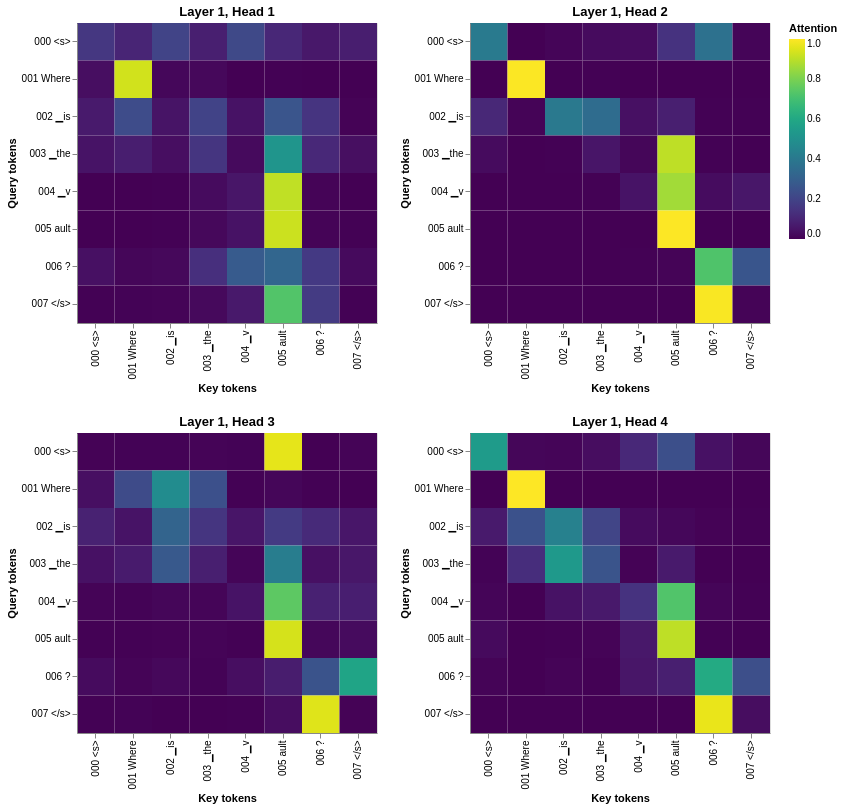

The cell this chart's notebook holds for it:
### Code cell
display(visualize_layer(
    model,
    layer=0,
    getter_fn=get_encoder,
    row_tokens=source_labels,
    col_tokens=source_labels,
))

### Figure 1 — Vega-Lite specification as saved in the notebook (floating-point values rounded to 4 significant figures)
{"config": {"view": {"continuousWidth": 300, "continuousHeight": 300}}, "vconcat": [{"hconcat": [{"data": {"name": "data-bb0cbae794baebe8d743586fc0fc826c"}, "mark": {"type": "rect"}, "encoding": {"color": {"field": "value", "scale": {"domain": [0, 1], "scheme": "viridis"}, "title": "Attention", "type": "quantitative"}, "tooltip": [{"field": "row_token", "type": "nominal"}, {"field": "col_token", "type": "nominal"}, {"field": "value", "format": ".4f", "type": "quantitative"}], "x": {"axis": {"labelLimit": 150}, "field": "col_token", "sort": null, "title": "Key tokens", "type": "ordinal"}, "y": {"axis": {"labelLimit": 150}, "field": "row_token", "sort": null, "title": "Query tokens", "type": "ordinal"}}, "height": 300, "title": "Layer 1, Head 1", "width": 300}, {"data": {"name": "data-b106b55fa4134ea57307971f97563895"}, "mark": {"type": "rect"}, "encoding": {"color": {"field": "value", "scale": {"domain": [0, 1], "scheme": "viridis"}, "title": "Attention", "type": "quantitative"}, "tooltip": [{"field": "row_token", "type": "nominal"}, {"field": "col_token", "type": "nominal"}, {"field": "value", "format": ".4f", "type": "quantitative"}], "x": {"axis": {"labelLimit": 150}, "field": "col_token", "sort": null, "title": "Key tokens", "type": "ordinal"}, "y": {"axis": {"labelLimit": 150}, "field": "row_token", "sort": null, "title": "Query tokens", "type": "ordinal"}}, "height": 300, "title": "Layer 1, Head 2", "width": 300}]}, {"hconcat": [{"data": {"name": "data-c1fa7651e011d189531cafa4596c104b"}, "mark": {"type": "rect"}, "encoding": {"color": {"field": "value", "scale": {"domain": [0, 1], "scheme": "viridis"}, "title": "Attention", "type": "quantitative"}, "tooltip": [{"field": "row_token", "type": "nominal"}, {"field": "col_token", "type": "nominal"}, {"field": "value", "format": ".4f", "type": "quantitative"}], "x": {"axis": {"labelLimit": 150}, "field": "col_token", "sort": null, "title": "Key tokens", "type": "ordinal"}, "y": {"axis": {"labelLimit": 150}, "field": "row_token", "sort": null, "title": "Query tokens", "type": "ordinal"}}, "height": 300, "title": "Layer 1, Head 3", "width": 300}, {"data": {"name": "data-062d0fa82f065eacf624e4eb64cdfdd9"}, "mark": {"type": "rect"}, "encoding": {"color": {"field": "value", "scale": {"domain": [0, 1], "scheme": "viridis"}, "title": "Attention", "type": "quantitative"}, "tooltip": [{"field": "row_token", "type": "nominal"}, {"field": "col_token", "type": "nominal"}, {"field": "value", "format": ".4f", "type": "quantitative"}], "x": {"axis": {"labelLimit": 150}, "field": "col_token", "sort": null, "title": "Key tokens", "type": "ordinal"}, "y": {"axis": {"labelLimit": 150}, "field": "row_token", "sort": null, "title": "Query tokens", "type": "ordinal"}}, "height": 300, "title": "Layer 1, Head 4", "width": 300}]}], "$schema": "https://vega.github.io/schema/vega-lite/v5.20.1.json", "datasets": {"data-bb0cbae794baebe8d743586fc0fc826c": [{"row": 0, "column": 0, "value": 0.158, "row_token": "000 <s>", "col_token": "000 <s>"}, {"row": 0, "column": 1, "value": 0.09911, "row_token": "000 <s>", "col_token": "001 Where"}, {"row": 0, "column": 2, "value": 0.1984, "row_token": "000 <s>", "col_token": "002 ▁is"}, {"row": 0, "column": 3, "value": 0.08207, "row_token": "000 <s>", "col_token": "003 ▁the"}, {"row": 0, "column": 4, "value": 0.2156, "row_token": "000 <s>", "col_token": "004 ▁v"}, {"row": 0, "column": 5, "value": 0.1076, "row_token": "000 <s>", "col_token": "005 ault"}, {"row": 0, "column": 6, "value": 0.06032, "row_token": "000 <s>", "col_token": "006 ?"}, {"row": 0, "column": 7, "value": 0.07886, "row_token": "000 <s>", "col_token": "007 </s>"}, {"row": 1, "column": 0, "value": 0.03282, "row_token": "001 Where", "col_token": "000 <s>"}, {"row": 1, "column": 1, "value": 0.9316, "row_token": "001 Where", "col_token": "001 Where"}, {"row": 1, "column": 2, "value": 0.01421, "row_token": "001 Where", "col_token": "002 ▁is"}, {"row": 1, "column": 3, "value": 0.01827, "row_token": "001 Where", "col_token": "003 ▁the"}, {"row": 1, "column": 4, "value": 0.0003567, "row_token": "001 Where", "col_token": "004 ▁v"}, {"row": 1, "column": 5, "value": 0.001804, "row_token": "001 Where", "col_token": "005 ault"}, {"row": 1, "column": 6, "value": 0.0003287, "row_token": "001 Where", "col_token": "006 ?"}, {"row": 1, "column": 7, "value": 0.0006518, "row_token": "001 Where", "col_token": "007 </s>"}, {"row": 2, "column": 0, "value": 0.06613, "row_token": "002 ▁is", "col_token": "000 <s>"}, {"row": 2, "column": 1, "value": 0.228, "row_token": "002 ▁is", "col_token": "001 Where"}, {"row": 2, "column": 2, "value": 0.04971, "row_token": "002 ▁is", "col_token": "002 ▁is"}, {"row": 2, "column": 3, "value": 0.196, "row_token": "002 ▁is", "col_token": "003 ▁the"}, {"row": 2, "column": 4, "value": 0.04466, "row_token": "002 ▁is", "col_token": "004 ▁v"}, {"row": 2, "column": 5, "value": 0.2621, "row_token": "002 ▁is", "col_token": "005 ault"}, {"row": 2, "column": 6, "value": 0.1475, "row_token": "002 ▁is", "col_token": "006 ?"}, {"row": 2, "column": 7, "value": 0.005864, "row_token": "002 ▁is", "col_token": "007 </s>"}, {"row": 3, "column": 0, "value": 0.04752, "row_token": "003 ▁the", "col_token": "000 <s>"}, {"row": 3, "column": 1, "value": 0.07765, "row_token": "003 ▁the", "col_token": "001 Where"}, {"row": 3, "column": 2, "value": 0.03227, "row_token": "003 ▁the", "col_token": "002 ▁is"}, {"row": 3, "column": 3, "value": 0.1525, "row_token": "003 ▁the", "col_token": "003 ▁the"}, {"row": 3, "column": 4, "value": 0.02253, "row_token": "003 ▁the", "col_token": "004 ▁v"}, {"row": 3, "column": 5, "value": 0.5211, "row_token": "003 ▁the", "col_token": "005 ault"}, {"row": 3, "column": 6, "value": 0.1117, "row_token": "003 ▁the", "col_token": "006 ?"}, {"row": 3, "column": 7, "value": 0.03484, "row_token": "003 ▁the", "col_token": "007 </s>"}, {"row": 4, "column": 0, "value": 0.0007864, "row_token": "004 ▁v", "col_token": "000 <s>"}, {"row": 4, "column": 1, "value": 0.00076, "row_token": "004 ▁v", "col_token": "001 Where"}, {"row": 4, "column": 2, "value": 0.002325, "row_token": "004 ▁v", "col_token": "002 ▁is"}, {"row": 4, "column": 3, "value": 0.02672, "row_token": "004 ▁v", "col_token": "003 ▁the"}, {"row": 4, "column": 4, "value": 0.05518, "row_token": "004 ▁v", "col_token": "004 ▁v"}, {"row": 4, "column": 5, "value": 0.9063, "row_token": "004 ▁v", "col_token": "005 ault"}, {"row": 4, "column": 6, "value": 0.006771, "row_token": "004 ▁v", "col_token": "006 ?"}, {"row": 4, "column": 7, "value": 0.001108, "row_token": "004 ▁v", "col_token": "007 </s>"}, {"row": 5, "column": 0, "value": 0.001278, "row_token": "005 ault", "col_token": "000 <s>"}, {"row": 5, "column": 1, "value": 0.000178, "row_token": "005 ault", "col_token": "001 Where"}, {"row": 5, "column": 2, "value": 0.003304, "row_token": "005 ault", "col_token": "002 ▁is"}, {"row": 5, "column": 3, "value": 0.01736, "row_token": "005 ault", "col_token": "003 ▁the"}, {"row": 5, "column": 4, "value": 0.04482, "row_token": "005 ault", "col_token": "004 ▁v"}, {"row": 5, "column": 5, "value": 0.9226, "row_token": "005 ault", "col_token": "005 ault"}, {"row": 5, "column": 6, "value": 0.008921, "row_token": "005 ault", "col_token": "006 ?"}, {"row": 5, "column": 7, "value": 0.001559, "row_token": "005 ault", "col_token": "007 </s>"}, {"row": 6, "column": 0, "value": 0.03795, "row_token": "006 ?", "col_token": "000 <s>"}, {"row": 6, "column": 1, "value": 0.01306, "row_token": "006 ?", "col_token": "001 Where"}, {"row": 6, "column": 2, "value": 0.01896, "row_token": "006 ?", "col_token": "002 ▁is"}, {"row": 6, "column": 3, "value": 0.1339, "row_token": "006 ?", "col_token": "003 ▁the"}, {"row": 6, "column": 4, "value": 0.2838, "row_token": "006 ?", "col_token": "004 ▁v"}, {"row": 6, "column": 5, "value": 0.3246, "row_token": "006 ?", "col_token": "005 ault"}, {"row": 6, "column": 6, "value": 0.1647, "row_token": "006 ?", "col_token": "006 ?"}, {"row": 6, "column": 7, "value": 0.02307, "row_token": "006 ?", "col_token": "007 </s>"}, {"row": 7, "column": 0, "value": 0.002044, "row_token": "007 </s>", "col_token": "000 <s>"}, {"row": 7, "column": 1, "value": 0.00409, "row_token": "007 </s>", "col_token": "001 Where"}, {"row": 7, "column": 2, "value": 0.007748, "row_token": "007 </s>", "col_token": "002 ▁is"}, {"row": 7, "column": 3, "value": 0.02128, "row_token": "007 </s>", "col_token": "003 ▁the"}, {"row": 7, "column": 4, "value": 0.06374, "row_token": "007 </s>", "col_token": "004 ▁v"}, {"row": 7, "column": 5, "value": 0.7288, "row_token": "007 </s>", "col_token": "005 ault"}, {"row": 7, "column": 6, "value": 0.1701, "row_token": "007 </s>", "col_token": "006 ?"}, {"row": 7, "column": 7, "value": 0.002222, "row_token": "007 </s>", "col_token": "007 </s>"}], "data-b106b55fa4134ea57307971f97563895": [{"row": 0, "column": 0, "value": 0.4065, "row_token": "000 <s>", "col_token": "000 <s>"}, {"row": 0, "column": 1, "value": 0.00049, "row_token": "000 <s>", "col_token": "001 Where"}, {"row": 0, "column": 2, "value": 0.0106, "row_token": "000 <s>", "col_token": "002 ▁is"}, {"row": 0, "column": 3, "value": 0.02687, "row_token": "000 <s>", "col_token": "003 ▁the"}, {"row": 0, "column": 4, "value": 0.02946, "row_token": "000 <s>", "col_token": "004 ▁v"}, {"row": 0, "column": 5, "value": 0.1438, "row_token": "000 <s>", "col_token": "005 ault"}, {"row": 0, "column": 6, "value": 0.3719, "row_token": "000 <s>", "col_token": "006 ?"}, {"row": 0, "column": 7, "value": 0.01036, "row_token": "000 <s>", "col_token": "007 </s>"}, {"row": 1, "column": 0, "value": 0.001249, "row_token": "001 Where", "col_token": "000 <s>"}, {"row": 1, "column": 1, "value": 0.9963, "row_token": "001 Where", "col_token": "001 Where"}, {"row": 1, "column": 2, "value": 0.0007971, "row_token": "001 Where", "col_token": "002 ▁is"}, {"row": 1, "column": 3, "value": 0.001661, "row_token": "001 Where", "col_token": "003 ▁the"}, {"row": 1, "column": 4, "value": 8.112e-06, "row_token": "001 Where", "col_token": "004 ▁v"}, {"row": 1, "column": 5, "value": 2.491e-05, "row_token": "001 Where", "col_token": "005 ault"}, {"row": 1, "column": 6, "value": 1.836e-06, "row_token": "001 Where", "col_token": "006 ?"}, {"row": 1, "column": 7, "value": 2.097e-07, "row_token": "001 Where", "col_token": "007 </s>"}, {"row": 2, "column": 0, "value": 0.109, "row_token": "002 ▁is", "col_token": "000 <s>"}, {"row": 2, "column": 1, "value": 0.008787, "row_token": "002 ▁is", "col_token": "001 Where"}, {"row": 2, "column": 2, "value": 0.4052, "row_token": "002 ▁is", "col_token": "002 ▁is"}, {"row": 2, "column": 3, "value": 0.3515, "row_token": "002 ▁is", "col_token": "003 ▁the"}, {"row": 2, "column": 4, "value": 0.03933, "row_token": "002 ▁is", "col_token": "004 ▁v"}, {"row": 2, "column": 5, "value": 0.08046, "row_token": "002 ▁is", "col_token": "005 ault"}, {"row": 2, "column": 6, "value": 0.002647, "row_token": "002 ▁is", "col_token": "006 ?"}, {"row": 2, "column": 7, "value": 0.003188, "row_token": "002 ▁is", "col_token": "007 </s>"}, {"row": 3, "column": 0, "value": 0.0254, "row_token": "003 ▁the", "col_token": "000 <s>"}, {"row": 3, "column": 1, "value": 0.0004862, "row_token": "003 ▁the", "col_token": "001 Where"}, {"row": 3, "column": 2, "value": 0.001905, "row_token": "003 ▁the", "col_token": "002 ▁is"}, {"row": 3, "column": 3, "value": 0.05324, "row_token": "003 ▁the", "col_token": "003 ▁the"}, {"row": 3, "column": 4, "value": 0.01164, "row_token": "003 ▁the", "col_token": "004 ▁v"}, {"row": 3, "column": 5, "value": 0.9032, "row_token": "003 ▁the", "col_token": "005 ault"}, {"row": 3, "column": 6, "value": 0.003007, "row_token": "003 ▁the", "col_token": "006 ?"}, {"row": 3, "column": 7, "value": 0.00113, "row_token": "003 ▁the", "col_token": "007 </s>"}, {"row": 4, "column": 0, "value": 0.0007245, "row_token": "004 ▁v", "col_token": "000 <s>"}, {"row": 4, "column": 1, "value": 3.749e-06, "row_token": "004 ▁v", "col_token": "001 Where"}, {"row": 4, "column": 2, "value": 0.0004028, "row_token": "004 ▁v", "col_token": "002 ▁is"}, {"row": 4, "column": 3, "value": 0.003544, "row_token": "004 ▁v", "col_token": "003 ▁the"}, {"row": 4, "column": 4, "value": 0.04706, "row_token": "004 ▁v", "col_token": "004 ▁v"}, {"row": 4, "column": 5, "value": 0.8626, "row_token": "004 ▁v", "col_token": "005 ault"}, {"row": 4, "column": 6, "value": 0.02752, "row_token": "004 ▁v", "col_token": "006 ?"}, {"row": 4, "column": 7, "value": 0.05819, "row_token": "004 ▁v", "col_token": "007 </s>"}, {"row": 5, "column": 0, "value": 5.466e-05, "row_token": "005 ault", "col_token": "000 <s>"}, {"row": 5, "column": 1, "value": 1.286e-07, "row_token": "005 ault", "col_token": "001 Where"}, {"row": 5, "column": 2, "value": 1.617e-05, "row_token": "005 ault", "col_token": "002 ▁is"}, {"row": 5, "column": 3, "value": 0.0001824, "row_token": "005 ault", "col_token": "003 ▁the"}, {"row": 5, "column": 4, "value": 0.0004425, "row_token": "005 ault", "col_token": "004 ▁v"}, {"row": 5, "column": 5, "value": 0.9986, "row_token": "005 ault", "col_token": "005 ault"}, {"row": 5, "column": 6, "value": 0.0002039, "row_token": "005 ault", "col_token": "006 ?"}, {"row": 5, "column": 7, "value": 0.0005135, "row_token": "005 ault", "col_token": "007 </s>"}, {"row": 6, "column": 0, "value": 0.0002207, "row_token": "006 ?", "col_token": "000 <s>"}, {"row": 6, "column": 1, "value": 6.475e-05, "row_token": "006 ?", "col_token": "001 Where"}, {"row": 6, "column": 2, "value": 0.001011, "row_token": "006 ?", "col_token": "002 ▁is"}, {"row": 6, "column": 3, "value": 0.001165, "row_token": "006 ?", "col_token": "003 ▁the"}, {"row": 6, "column": 4, "value": 0.003422, "row_token": "006 ?", "col_token": "004 ▁v"}, {"row": 6, "column": 5, "value": 0.006749, "row_token": "006 ?", "col_token": "005 ault"}, {"row": 6, "column": 6, "value": 0.7242, "row_token": "006 ?", "col_token": "006 ?"}, {"row": 6, "column": 7, "value": 0.2632, "row_token": "006 ?", "col_token": "007 </s>"}, {"row": 7, "column": 0, "value": 2.63e-06, "row_token": "007 </s>", "col_token": "000 <s>"}, {"row": 7, "column": 1, "value": 3.603e-07, "row_token": "007 </s>", "col_token": "001 Where"}, {"row": 7, "column": 2, "value": 5.686e-06, "row_token": "007 </s>", "col_token": "002 ▁is"}, {"row": 7, "column": 3, "value": 4.292e-06, "row_token": "007 </s>", "col_token": "003 ▁the"}, {"row": 7, "column": 4, "value": 2.838e-05, "row_token": "007 </s>", "col_token": "004 ▁v"}, {"row": 7, "column": 5, "value": 2.788e-05, "row_token": "007 </s>", "col_token": "005 ault"}, {"row": 7, "column": 6, "value": 0.9929, "row_token": "007 </s>", "col_token": "006 ?"}, {"row": 7, "column": 7, "value": 0.007058, "row_token": "007 </s>", "col_token": "007 </s>"}], "data-c1fa7651e011d189531cafa4596c104b": [{"row": 0, "column": 0, "value": 0.005932, "row_token": "000 <s>", "col_token": "000 <s>"}, {"row": 0, "column": 1, "value": 0.005377, "row_token": "000 <s>", "col_token": "001 Where"}, {"row": 0, "column": 2, "value": 0.004986, "row_token": "000 <s>", "col_token": "002 ▁is"}, {"row": 0, "column": 3, "value": 0.008543, "row_token": "000 <s>", "col_token": "003 ▁the"}, {"row": 0, "column": 4, "value": 0.004107, "row_token": "000 <s>", "col_token": "004 ▁v"}, {"row": 0, "column": 5, "value": 0.9629, "row_token": "000 <s>", "col_token": "005 ault"}, {"row": 0, "column": 6, "value": 0.001083, "row_token": "000 <s>", "col_token": "006 ?"}, {"row": 0, "column": 7, "value": 0.007062, "row_token": "000 <s>", "col_token": "007 </s>"}, {"row": 1, "column": 0, "value": 0.0349, "row_token": "001 Where", "col_token": "000 <s>"}, {"row": 1, "column": 1, "value": 0.2224, "row_token": "001 Where", "col_token": "001 Where"}, {"row": 1, "column": 2, "value": 0.4815, "row_token": "001 Where", "col_token": "002 ▁is"}, {"row": 1, "column": 3, "value": 0.2432, "row_token": "001 Where", "col_token": "003 ▁the"}, {"row": 1, "column": 4, "value": 0.003173, "row_token": "001 Where", "col_token": "004 ▁v"}, {"row": 1, "column": 5, "value": 0.01238, "row_token": "001 Where", "col_token": "005 ault"}, {"row": 1, "column": 6, "value": 0.001311, "row_token": "001 Where", "col_token": "006 ?"}, {"row": 1, "column": 7, "value": 0.00115, "row_token": "001 Where", "col_token": "007 </s>"}, {"row": 2, "column": 0, "value": 0.08974, "row_token": "002 ▁is", "col_token": "000 <s>"}, {"row": 2, "column": 1, "value": 0.04857, "row_token": "002 ▁is", "col_token": "001 Where"}, {"row": 2, "column": 2, "value": 0.3155, "row_token": "002 ▁is", "col_token": "002 ▁is"}, {"row": 2, "column": 3, "value": 0.1508, "row_token": "002 ▁is", "col_token": "003 ▁the"}, {"row": 2, "column": 4, "value": 0.05304, "row_token": "002 ▁is", "col_token": "004 ▁v"}, {"row": 2, "column": 5, "value": 0.1676, "row_token": "002 ▁is", "col_token": "005 ault"}, {"row": 2, "column": 6, "value": 0.1182, "row_token": "002 ▁is", "col_token": "006 ?"}, {"row": 2, "column": 7, "value": 0.05653, "row_token": "002 ▁is", "col_token": "007 </s>"}, {"row": 3, "column": 0, "value": 0.04202, "row_token": "003 ▁the", "col_token": "000 <s>"}, {"row": 3, "column": 1, "value": 0.07069, "row_token": "003 ▁the", "col_token": "001 Where"}, {"row": 3, "column": 2, "value": 0.278, "row_token": "003 ▁the", "col_token": "002 ▁is"}, {"row": 3, "column": 3, "value": 0.08263, "row_token": "003 ▁the", "col_token": "003 ▁the"}, {"row": 3, "column": 4, "value": 0.01057, "row_token": "003 ▁the", "col_token": "004 ▁v"}, {"row": 3, "column": 5, "value": 0.4189, "row_token": "003 ▁the", "col_token": "005 ault"}, {"row": 3, "column": 6, "value": 0.03832, "row_token": "003 ▁the", "col_token": "006 ?"}, {"row": 3, "column": 7, "value": 0.05891, "row_token": "003 ▁the", "col_token": "007 </s>"}, {"row": 4, "column": 0, "value": 0.00695, "row_token": "004 ▁v", "col_token": "000 <s>"}, {"row": 4, "column": 1, "value": 0.004221, "row_token": "004 ▁v", "col_token": "001 Where"}, {"row": 4, "column": 2, "value": 0.01195, "row_token": "004 ▁v", "col_token": "002 ▁is"}, {"row": 4, "column": 3, "value": 0.01118, "row_token": "004 ▁v", "col_token": "003 ▁the"}, {"row": 4, "column": 4, "value": 0.04704, "row_token": "004 ▁v", "col_token": "004 ▁v"}, {"row": 4, "column": 5, "value": 0.7492, "row_token": "004 ▁v", "col_token": "005 ault"}, {"row": 4, "column": 6, "value": 0.08921, "row_token": "004 ▁v", "col_token": "006 ?"}, {"row": 4, "column": 7, "value": 0.08028, "row_token": "004 ▁v", "col_token": "007 </s>"}, {"row": 5, "column": 0, "value": 0.001712, "row_token": "005 ault", "col_token": "000 <s>"}, {"row": 5, "column": 1, "value": 0.003208, "row_token": "005 ault", "col_token": "001 Where"}, {"row": 5, "column": 2, "value": 0.006106, "row_token": "005 ault", "col_token": "002 ▁is"}, {"row": 5, "column": 3, "value": 0.006673, "row_token": "005 ault", "col_token": "003 ▁the"}, {"row": 5, "column": 4, "value": 0.003478, "row_token": "005 ault", "col_token": "004 ▁v"}, {"row": 5, "column": 5, "value": 0.9372, "row_token": "005 ault", "col_token": "005 ault"}, {"row": 5, "column": 6, "value": 0.01481, "row_token": "005 ault", "col_token": "006 ?"}, {"row": 5, "column": 7, "value": 0.02683, "row_token": "005 ault", "col_token": "007 </s>"}, {"row": 6, "column": 0, "value": 0.02449, "row_token": "006 ?", "col_token": "000 <s>"}, {"row": 6, "column": 1, "value": 0.007551, "row_token": "006 ?", "col_token": "001 Where"}, {"row": 6, "column": 2, "value": 0.01787, "row_token": "006 ?", "col_token": "002 ▁is"}, {"row": 6, "column": 3, "value": 0.005538, "row_token": "006 ?", "col_token": "003 ▁the"}, {"row": 6, "column": 4, "value": 0.03311, "row_token": "006 ?", "col_token": "004 ▁v"}, {"row": 6, "column": 5, "value": 0.0749, "row_token": "006 ?", "col_token": "005 ault"}, {"row": 6, "column": 6, "value": 0.2542, "row_token": "006 ?", "col_token": "006 ?"}, {"row": 6, "column": 7, "value": 0.5824, "row_token": "006 ?", "col_token": "007 </s>"}, {"row": 7, "column": 0, "value": 0.002306, "row_token": "007 </s>", "col_token": "000 <s>"}, {"row": 7, "column": 1, "value": 0.005477, "row_token": "007 </s>", "col_token": "001 Where"}, {"row": 7, "column": 2, "value": 0.0008147, "row_token": "007 </s>", "col_token": "002 ▁is"}, {"row": 7, "column": 3, "value": 0.0008777, "row_token": "007 </s>", "col_token": "003 ▁the"}, {"row": 7, "column": 4, "value": 0.002244, "row_token": "007 </s>", "col_token": "004 ▁v"}, {"row": 7, "column": 5, "value": 0.02989, "row_token": "007 </s>", "col_token": "005 ault"}, {"row": 7, "column": 6, "value": 0.9525, "row_token": "007 </s>", "col_token": "006 ?"}, {"row": 7, "column": 7, "value": 0.005932, "row_token": "007 </s>", "col_token": "007 </s>"}], "data-062d0fa82f065eacf624e4eb64cdfdd9": [{"row": 0, "column": 0, "value": 0.5441, "row_token": "000 <s>", "col_token": "000 <s>"}, {"row": 0, "column": 1, "value": 0.01219, "row_token": "000 <s>", "col_token": "001 Where"}, {"row": 0, "column": 2, "value": 0.009407, "row_token": "000 <s>", "col_token": "002 ▁is"}, {"row": 0, "column": 3, "value": 0.02963, "row_token": "000 <s>", "col_token": "003 ▁the"}, {"row": 0, "column": 4, "value": 0.1112, "row_token": "000 <s>", "col_token": "004 ▁v"}, {"row": 0, "column": 5, "value": 0.2388, "row_token": "000 <s>", "col_token": "005 ault"}, {"row": 0, "column": 6, "value": 0.04166, "row_token": "000 <s>", "col_token": "006 ?"}, {"row": 0, "column": 7, "value": 0.01302, "row_token": "000 <s>", "col_token": "007 </s>"}, {"row": 1, "column": 0, "value": 1.473e-06, "row_token": "001 Where", "col_token": "000 <s>"}, {"row": 1, "column": 1, "value": 0.9999, "row_token": "001 Where", "col_token": "001 Where"}, {"row": 1, "column": 2, "value": 2.681e-05, "row_token": "001 Where", "col_token": "002 ▁is"}, {"row": 1, "column": 3, "value": 9.268e-05, "row_token": "001 Where", "col_token": "003 ▁the"}, {"row": 1, "column": 4, "value": 7.771e-07, "row_token": "001 Where", "col_token": "004 ▁v"}, {"row": 1, "column": 5, "value": 1.446e-06, "row_token": "001 Where", "col_token": "005 ault"}, {"row": 1, "column": 6, "value": 1.54e-07, "row_token": "001 Where", "col_token": "006 ?"}, {"row": 1, "column": 7, "value": 1.601e-06, "row_token": "001 Where", "col_token": "007 </s>"}, {"row": 2, "column": 0, "value": 0.06602, "row_token": "002 ▁is", "col_token": "000 <s>"}, {"row": 2, "column": 1, "value": 0.2475, "row_token": "002 ▁is", "col_token": "001 Where"}, {"row": 2, "column": 2, "value": 0.4341, "row_token": "002 ▁is", "col_token": "002 ▁is"}, {"row": 2, "column": 3, "value": 0.2037, "row_token": "002 ▁is", "col_token": "003 ▁the"}, {"row": 2, "column": 4, "value": 0.02654, "row_token": "002 ▁is", "col_token": "004 ▁v"}, {"row": 2, "column": 5, "value": 0.01455, "row_token": "002 ▁is", "col_token": "005 ault"}, {"row": 2, "column": 6, "value": 0.005651, "row_token": "002 ▁is", "col_token": "006 ?"}, {"row": 2, "column": 7, "value": 0.001959, "row_token": "002 ▁is", "col_token": "007 </s>"}, {"row": 3, "column": 0, "value": 0.004431, "row_token": "003 ▁the", "col_token": "000 <s>"}, {"row": 3, "column": 1, "value": 0.1277, "row_token": "003 ▁the", "col_token": "001 Where"}, {"row": 3, "column": 2, "value": 0.5362, "row_token": "003 ▁the", "col_token": "002 ▁is"}, {"row": 3, "column": 3, "value": 0.2573, "row_token": "003 ▁the", "col_token": "003 ▁the"}, {"row": 3, "column": 4, "value": 0.005761, "row_token": "003 ▁the", "col_token": "004 ▁v"}, {"row": 3, "column": 5, "value": 0.06645, "row_token": "003 ▁the", "col_token": "005 ault"}, {"row": 3, "column": 6, "value": 0.001234, "row_token": "003 ▁the", "col_token": "006 ?"}, {"row": 3, "column": 7, "value": 0.000825, "row_token": "003 ▁the", "col_token": "007 </s>"}, {"row": 4, "column": 0, "value": 0.01106, "row_token": "004 ▁v", "col_token": "000 <s>"}, {"row": 4, "column": 1, "value": 4.959e-05, "row_token": "004 ▁v", "col_token": "001 Where"}, {"row": 4, "column": 2, "value": 0.04563, "row_token": "004 ▁v", "col_token": "002 ▁is"}, {"row": 4, "column": 3, "value": 0.06272, "row_token": "004 ▁v", "col_token": "003 ▁the"}, {"row": 4, "column": 4, "value": 0.1418, "row_token": "004 ▁v", "col_token": "004 ▁v"}, {"row": 4, "column": 5, "value": 0.7273, "row_token": "004 ▁v", "col_token": "005 ault"}, {"row": 4, "column": 6, "value": 0.009584, "row_token": "004 ▁v", "col_token": "006 ?"}, {"row": 4, "column": 7, "value": 0.001856, "row_token": "004 ▁v", "col_token": "007 </s>"}, {"row": 5, "column": 0, "value": 0.02265, "row_token": "005 ault", "col_token": "000 <s>"}, {"row": 5, "column": 1, "value": 1.057e-05, "row_token": "005 ault", "col_token": "001 Where"}, {"row": 5, "column": 2, "value": 0.002485, "row_token": "005 ault", "col_token": "002 ▁is"}, {"row": 5, "column": 3, "value": 0.008203, "row_token": "005 ault", "col_token": "003 ▁the"}, {"row": 5, "column": 4, "value": 0.06087, "row_token": "005 ault", "col_token": "004 ▁v"}, {"row": 5, "column": 5, "value": 0.9029, "row_token": "005 ault", "col_token": "005 ault"}, {"row": 5, "column": 6, "value": 0.001828, "row_token": "005 ault", "col_token": "006 ?"}, {"row": 5, "column": 7, "value": 0.001009, "row_token": "005 ault", "col_token": "007 </s>"}, {"row": 6, "column": 0, "value": 0.006864, "row_token": "006 ?", "col_token": "000 <s>"}, {"row": 6, "column": 1, "value": 3.722e-06, "row_token": "006 ?", "col_token": "001 Where"}, {"row": 6, "column": 2, "value": 0.008188, "row_token": "006 ?", "col_token": "002 ▁is"}, {"row": 6, "column": 3, "value": 0.002914, "row_token": "006 ?", "col_token": "003 ▁the"}, {"row": 6, "column": 4, "value": 0.05571, "row_token": "006 ?", "col_token": "004 ▁v"}, {"row": 6, "column": 5, "value": 0.08237, "row_token": "006 ?", "col_token": "005 ault"}, {"row": 6, "column": 6, "value": 0.6075, "row_token": "006 ?", "col_token": "006 ?"}, {"row": 6, "column": 7, "value": 0.2365, "row_token": "006 ?", "col_token": "007 </s>"}, {"row": 7, "column": 0, "value": 5.492e-06, "row_token": "007 </s>", "col_token": "000 <s>"}, {"row": 7, "column": 1, "value": 1.508e-07, "row_token": "007 </s>", "col_token": "001 Where"}, {"row": 7, "column": 2, "value": 5.796e-06, "row_token": "007 </s>", "col_token": "002 ▁is"}, {"row": 7, "column": 3, "value": 2.321e-06, "row_token": "007 </s>", "col_token": "003 ▁the"}, {"row": 7, "column": 4, "value": 8.554e-05, "row_token": "007 </s>", "col_token": "004 ▁v"}, {"row": 7, "column": 5, "value": 0.0002685, "row_token": "007 </s>", "col_token": "005 ault"}, {"row": 7, "column": 6, "value": 0.9676, "row_token": "007 </s>", "col_token": "006 ?"}, {"row": 7, "column": 7, "value": 0.03202, "row_token": "007 </s>", "col_token": "007 </s>"}]}}
